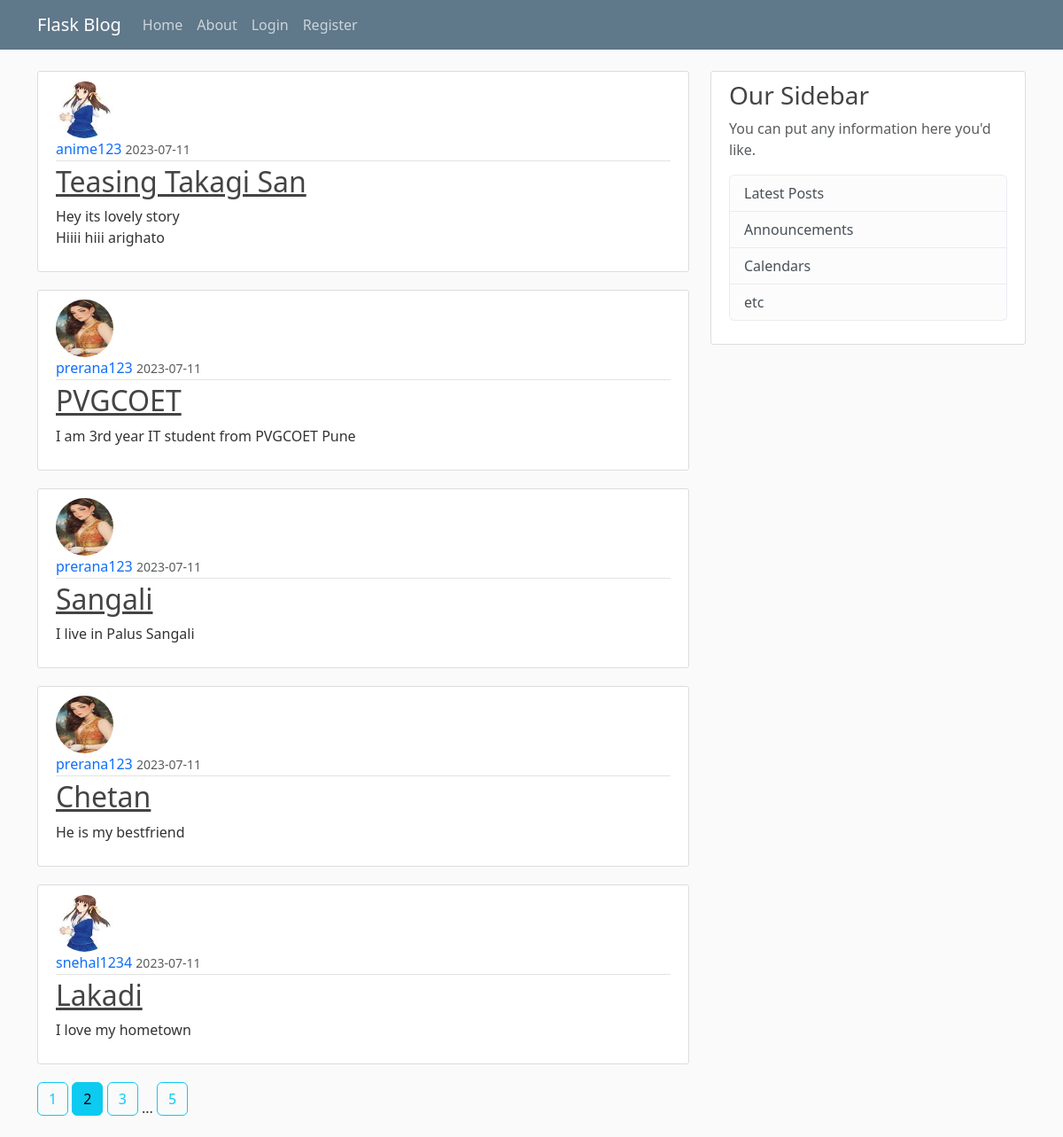
The page /home?page=2 on the database its author committed.
### flaskblog/models.py (models this page shows, shortened)
class Post(db.Model):
    id = db.Column(db.Integer, primary_key = True)
    title = db.Column(db.String(100),nullable = False)
    date_posted = db.Column(db.DateTime,nullable = False, default = datetime.utcnow)
    content = db.Column(db.Text,nullable = False)
    user_id = db.Column(db.Integer, db.ForeignKey('user.id') , nullable=False)

class User(db.Model, UserMixin):
    id = db.Column(db.Integer,primary_key = True)
    username = db.Column(db.String(20),unique=True,nullable = False)
    email = db.Column(db.String(120),unique=True,nullable=False)
    image_file = db.Column(db.String(20),nullable=False, default = 'default.jpg')
    password = db.Column(db.String(60),nullable = False)
    posts = db.relationship('Post',backref = 'author',lazy = True)

### flaskblog/routes.py (the view)
@app.route('/')
@app.route('/home')
def home():
    page = request.args.get('page',1,type=int)
    posts = Post.query.order_by(Post.date_posted.desc()).paginate(page=page, per_page=5)
    return render_template('home.html',posts=posts)

### flaskblog/templates/home.html
{% extends 'layout.html' %}
{% block content%}
    {% for post in posts.items %}
        <article class="media content-section">
            <img class="rounded-circle article-img" src="{{ url_for('static',filename='images/' + post.author.image_file) }}">
            <div class="media-body">
                <div class="article-metadata">
                <a class="mr-2" href="{{ url_for('user_posts', username = post.author.username) }}" style="text-decoration: none;">{{ post.author.username }}</a>
                <small class="text-muted">{{ post.date_posted.strftime('%Y-%m-%d') }}</small>
                </div>
                <h2><a class="article-title" href="{{ url_for('post',post_id = post.id) }}">{{ post.title }}</a></h2>
                <p class="article-content">{{ post.content }}</p>
            </div>
        </article>
    {% endfor %}
    {% for page_num in posts.iter_pages(left_edge=1, right_edge=1, left_current=1, right_current = 1) %}
        {% if page_num %}
            {% if posts.page == page_num %}
                <a class="btn btn-info mb-4" href="{{ url_for('home',page = page_num) }}">{{ page_num }}</a>
            {% else %}
                <a class="btn btn-outline-info mb-4" href="{{ url_for('home',page = page_num) }}">{{ page_num }}</a>
            {% endif %}
        {% else %}
            ...
        {% endif %}
    {% endfor %}
{% endblock content %}

### flaskblog/static/main.css (style rules this page uses)
body { background: #fafafa; color: #333333; margin-top: 5rem; }
h1, h2, h3, h4, h5, h6 { color: #444444; }
.content-section { background: #ffffff; padding: 10px 20px; border: 1px solid #dddddd; border-radius: 3px; margin-bottom: 20px; }
.article-title { color: #444444; }
.article-content { white-space: pre-line; }
.article-img { height: 65px; width: 65px; margin-right: 16px; }
.article-metadata { padding-bottom: 1px; margin-bottom: 4px; border-bottom: 1px solid #e3e3e3 }

### rows shown on the page
Post: image_file (placeholder picture), author.username "anime123", date_posted "2023-07-11", title "Teasing Takagi San", content "Hey its lovely story Hiiii hiii arighato"
Post: image_file (picture), author.username "prerana123", date_posted "2023-07-11", title "PVGCOET", content "I am 3rd year IT student from PVGCOET Pune"
Post: image_file (picture), author.username "prerana123", date_posted "2023-07-11", title "Sangali", content "I live in Palus Sangali"
Post: image_file (picture), author.username "prerana123", date_posted "2023-07-11", title "Chetan", content "He is my bestfriend"
Post: image_file (placeholder picture), author.username "snehal1234", date_posted "2023-07-11", title "Lakadi", content "I love my hometown"

### other values the page prints
{{ page_num }} "1" "3" "5"
{{ page_num }} "2"
